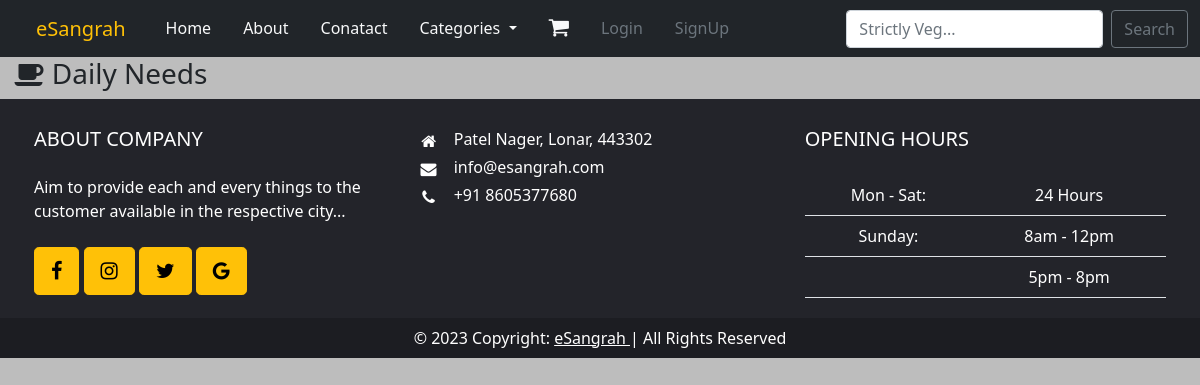
Page /dailyneed on the earlier database version.
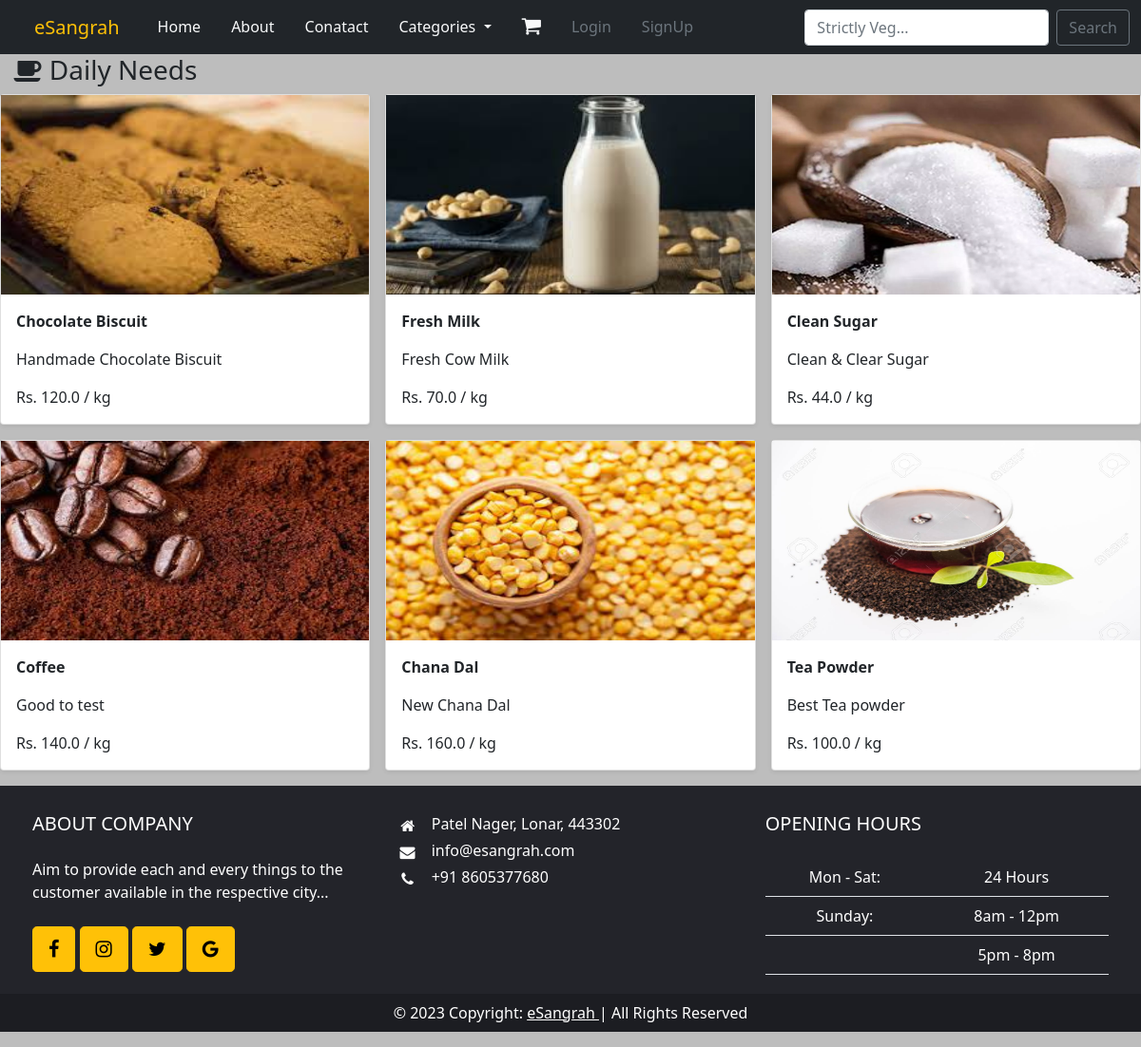
Same page on the later database version.
### eSangrah/models.py (models this page shows, shortened)
class DailyNeed(models.Model):
    name = models.CharField(max_length=100)
    image = models.ImageField(upload_to="dailyneed_img")
    desc = models.CharField(max_length=100)
    price = models.FloatField(max_length=6)

### eSangrah/views.py (the view)
# urls.py: path("dailyneed", views.dailyneed, name='dailyneed'),
def dailyneed(request):
    dailyneeds = DailyNeed.objects.all().order_by("-id")
    return render(request, 'dailyneed.html', {"dailyneeds":dailyneeds})

### templates/dailyneed.html
{% extends "base.html" %}
{% block main %}
<h3 class="my5"> &nbsp; <i class="fa fa-coffee" aria-hidden="true"></i> Daily Needs</h3>
<div class="row row-cols-1 row-cols-sm-2 row-cols-md-3 g-3">
    {% for dailyneed in dailyneeds %}
    <div class="col">
        <div class="card shadow-sm">
            <a href=""><img src="{{dailyneed.image.url}}" class="d-block w-100" height="210px" alt="..."/></a>
            <div class="card-body">
                <p class="card-text"><b>{{dailyneed.name}}</b></p>
                <p class="card-text">{{dailyneed.desc}}</p>
                <p class="card-text">Rs. {{dailyneed.price}} / kg</p>
            </div>
        </div>
    </div>
  {% endfor %}
</div>
{% endblock main %}

Differences in the rows shown:
added DailyNeed: image (picture), name "Chocolate Biscuit", desc "Handmade Chocolate Biscuit", price "120.0"
added DailyNeed: image (picture), name "Fresh Milk", desc "Fresh Cow Milk", price "70.0"
added DailyNeed: image (picture), name "Clean Sugar", desc "Clean & Clear Sugar", price "44.0"
added DailyNeed: image (picture), name "Coffee", desc "Good to test", price "140.0"
added DailyNeed: image (picture), name "Chana Dal", desc "New Chana Dal", price "160.0"
added DailyNeed: image (picture), name "Tea Powder", desc "Best Tea powder", price "100.0"
